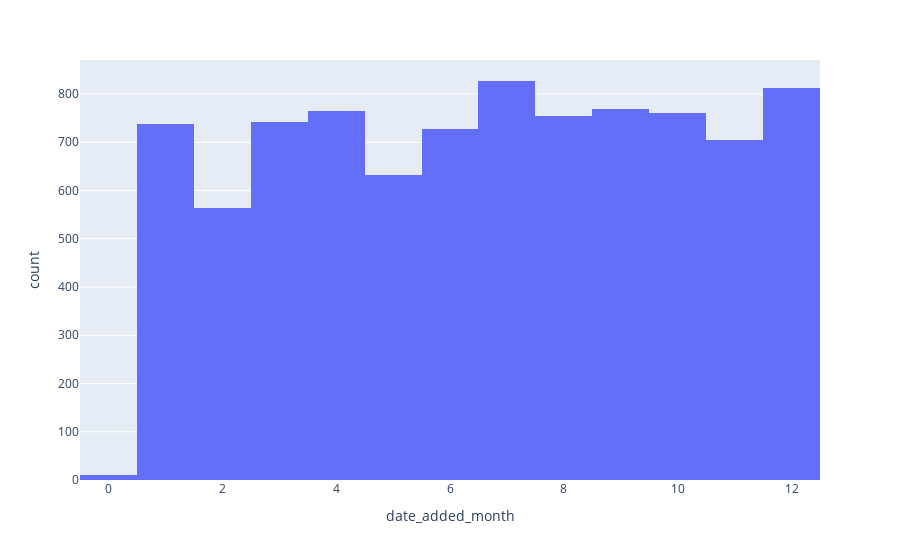

Notebook source saved alongside this figure:
### Code cell
## Specific month that Netflix likes to bring titles into their library

px.histogram(data_import, x="date_added_month")

### Figure 1 — Plotly figure (JSON) as saved in the notebook; plotly's stock layout.template omitted (floating-point values rounded to 4 significant figures; data arrays with more than 128 entries replaced by an {"elided": "..."} marker saying what was removed)
{"data": [{"alignmentgroup": "True", "bingroup": "x", "hovertemplate": "date_added_month=%{x}<br>count=%{y}<extra></extra>", "legendgroup": "", "marker": {"color": "#636efa", "pattern": {"shape": ""}}, "name": "", "offsetgroup": "", "orientation": "v", "showlegend": false, "type": "histogram", "x": {"elided": "8807 int values"}, "xaxis": "x", "yaxis": "y"}], "layout": {"barmode": "relative", "legend": {"tracegroupgap": 0}, "margin": {"t": 60}, "xaxis": {"anchor": "y", "domain": [0, 1], "title": {"text": "date_added_month"}}, "yaxis": {"anchor": "x", "domain": [0, 1], "title": {"text": "count"}}}}
